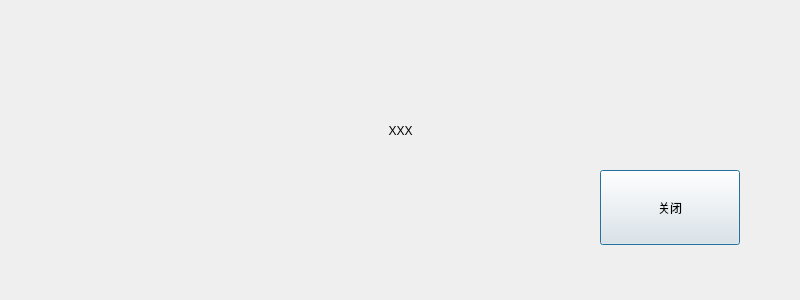
<?xml version="1.0" encoding="UTF-8"?>
<ui version="4.0">
 <class>MsgBox</class>
 <widget class="QDialog" name="MsgBox">
  <property name="geometry">
   <rect>
    <x>0</x>
    <y>0</y>
    <width>800</width>
    <height>300</height>
   </rect>
  </property>
  <property name="windowTitle">
   <string/>
  </property>
  <widget class="CLabel" name="labelClose">
   <property name="geometry">
    <rect>
     <x>670</x>
     <y>210</y>
     <width>80</width>
     <height>40</height>
    </rect>
   </property>
   <property name="text">
    <string>关闭</string>
   </property>
   <property name="alignment">
    <set>Qt::AlignCenter</set>
   </property>
  </widget>
  <widget class="CLabel" name="labelTip">
   <property name="geometry">
    <rect>
     <x>40</x>
     <y>90</y>
     <width>721</width>
     <height>81</height>
    </rect>
   </property>
   <property name="text">
    <string>XXX</string>
   </property>
   <property name="alignment">
    <set>Qt::AlignCenter</set>
   </property>
  </widget>
  <widget class="CButton" name="btnClose">
   <property name="geometry">
    <rect>
     <x>600</x>
     <y>170</y>
     <width>140</width>
     <height>75</height>
    </rect>
   </property>
   <property name="autoFillBackground">
    <bool>false</bool>
   </property>
   <property name="styleSheet">
    <string notr="true"/>
   </property>
   <property name="text">
    <string>关闭</string>
   </property>
   <property name="iconSize">
    <size>
     <width>100</width>
     <height>100</height>
    </size>
   </property>
   <property name="checkable">
    <bool>false</bool>
   </property>
   <property name="flat">
    <bool>false</bool>
   </property>
  </widget>
 </widget>
 <customwidgets>
  <customwidget>
   <class>CLabel</class>
   <extends>QLabel</extends>
   <header location="global">label.h</header>
  </customwidget>
  <customwidget>
   <class>CButton</class>
   <extends>QPushButton</extends>
   <header location="global">button.h</header>
  </customwidget>
 </customwidgets>
 <resources/>
 <connections/>
</ui>
